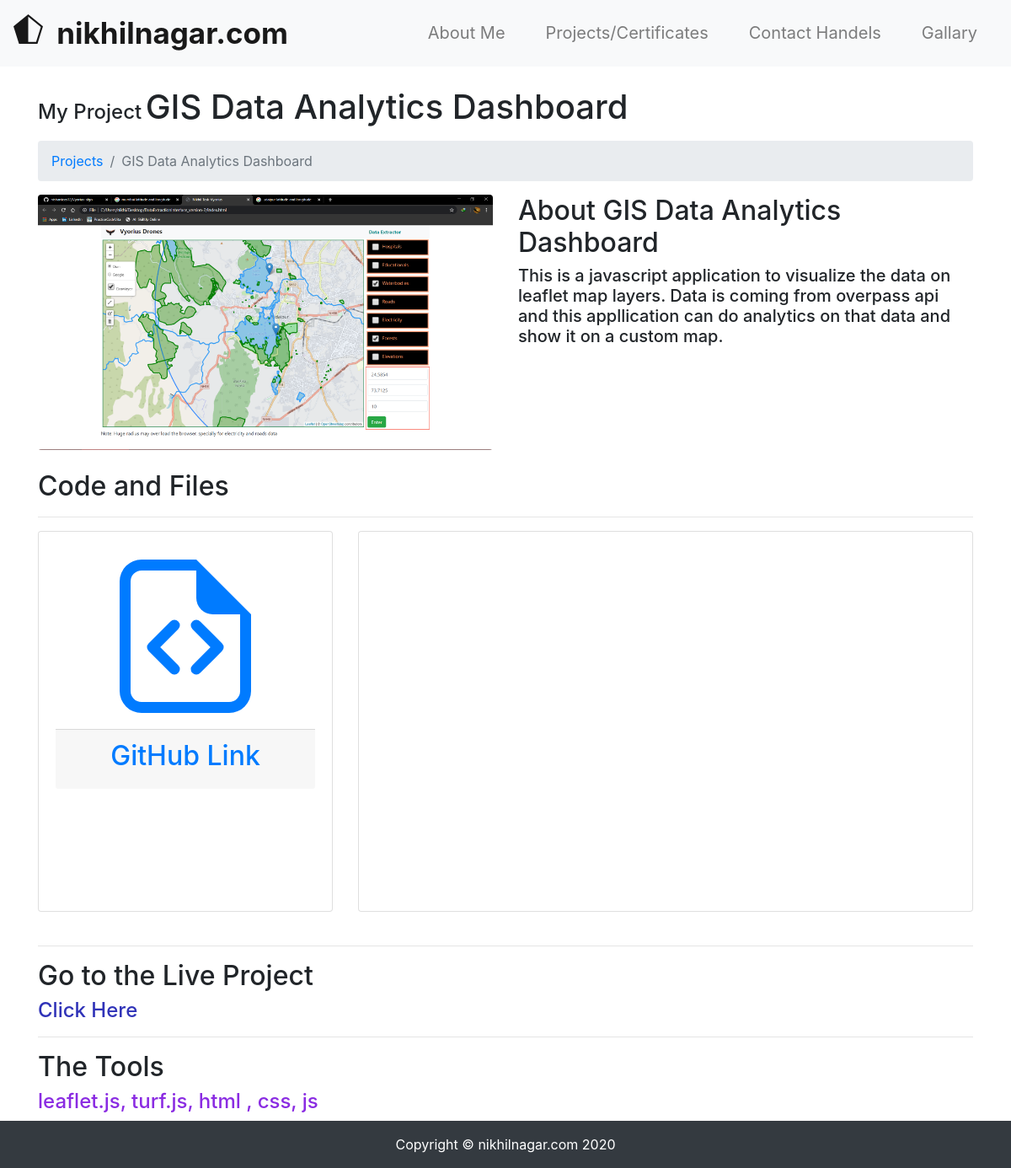
The page /portfolio/projects/31/ on the database its author committed.
### portfolio/models.py (models this page shows, shortened)
class Project(models.Model):
    name = models.CharField(max_length=70)
    description = models.CharField(max_length=10000, blank=True)
    githublink = models.URLField(max_length=1000, blank=True)
    videolink = models.URLField(max_length=1000, blank=True)
    image = models.ImageField(
        upload_to='projectimages', blank=True, default="projectimages/defaultproject.jpg")
    technologystack = models.CharField(max_length=5000, blank=True)
    projectlink = models.URLField(max_length=1000, blank=True)

### portfolio/views.py (the view)
# urls.py: path('projects/<pk>/', views.ProjectDetailView.as_view(), name='projectdetail'),
class ProjectDetailView(DetailView):
	model = models.Project

### portfolio/templates/portfolio/project_detail.html (shortened to what this page needs)
{% extends "portfolio/base.html" %}
{% load static %}
{% block content %}
<div class="container">
      <div class="h4 " style="display: inline-block;">My Project </div>
 <h1 class="mt-4 mb-3" style="display: inline-block;" >{{ object.name }}
    </h1>
    <ol class="breadcrumb">
      <li class="breadcrumb-item">
        <a href="{% url 'portfolio:projects' %}">Projects</a>
      </li>
      <li class="breadcrumb-item active">{{object.name}}</li>
    </ol>
    <div class="row">
      <div class="col-lg-6">
        <img class="img-fluid rounded mb-4" src="{{object.image.url}}" alt="">
      </div>
      <div class="col-lg-6">
        <h2>About {{object.name}}</h2>
        <h5>{{ object.description }}</h5>
      </div>
    </div>
    <h2>Code and Files</h2>
    <hr>
    <div class="row">
      <div class="col-lg-4 mb-4">
        <div class="card h-100 text-center">
         <a href="{{object.githublink}}">
          <div class="card-body">
<div class="card-footer" >
	<h2>GitHub Link</h2>
</div>
</a>
          </div>
        </div>
      </div>
      <div class="col-lg-8 mb-4">
        <div class="card h-100 text-center">
          <iframe width="750" height="450" src="{{ object.videolink }}" frameborder="0" allow="accelerometer; autoplay; gyroscope; picture-in-picture" allowfullscreen></iframe>
        </div>
      </div>
    </div>
<hr>
    <h2>Go to the Live Project </h2>
    <a style="color:rgb(48, 51, 184);" class="h4" href="{{ object.projectlink }}">Click Here</a>
    <hr>
    <h2>The Tools </h2>
    <h4 style="color: blueviolet;">{{object.technologystack}}</h4>
  </div>
{% endblock content  %}

### rows shown on the page
Project: name "GIS Data Analytics Dashboard", image (picture), description "This is a javascript application to visualize the data on leaflet map layers. Data is coming from overpass api and this appllication can do analytics on that data and show it on a custom map.", technologystack "leaflet.js, turf.js, html , css, js"
